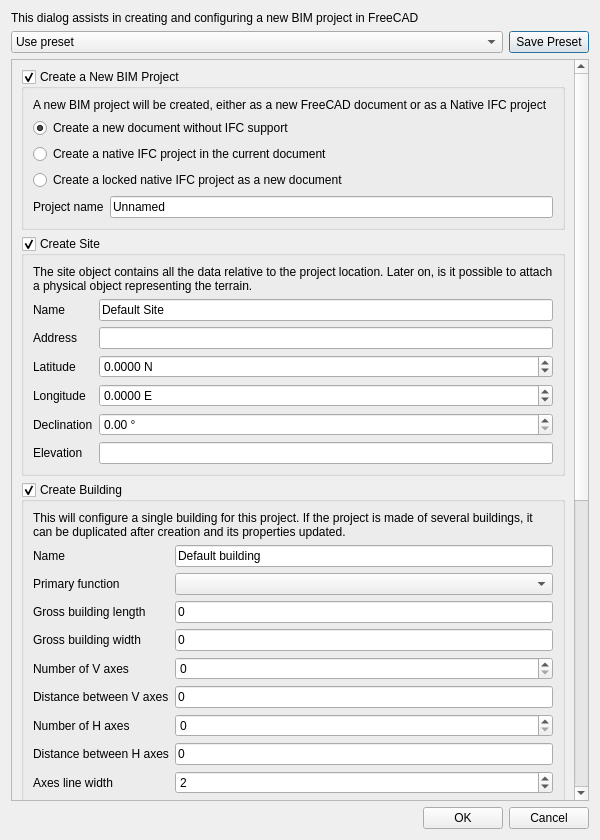
<?xml version="1.0" encoding="UTF-8"?>
<ui version="4.0">
 <class>Dialog</class>
 <widget class="QDialog" name="Dialog">
  <property name="geometry">
   <rect>
    <x>0</x>
    <y>0</y>
    <width>600</width>
    <height>840</height>
   </rect>
  </property>
  <property name="windowTitle">
   <string>BIM Project Setup</string>
  </property>
  <layout class="QVBoxLayout" name="verticalLayout">
   <item>
    <widget class="QLabel" name="label">
     <property name="text">
      <string>This dialog assists in creating and configuring a new BIM project in FreeCAD</string>
     </property>
     <property name="wordWrap">
      <bool>true</bool>
     </property>
    </widget>
   </item>
   <item>
    <layout class="QHBoxLayout" name="horizontalLayout_4">
     <item>
      <widget class="QComboBox" name="presets">
       <property name="sizePolicy">
        <sizepolicy hsizetype="MinimumExpanding" vsizetype="Fixed">
         <horstretch>0</horstretch>
         <verstretch>0</verstretch>
        </sizepolicy>
       </property>
       <property name="toolTip">
        <string>Fill this dialog with preset values</string>
       </property>
       <item>
        <property name="text">
         <string>Use preset</string>
        </property>
       </item>
      </widget>
     </item>
     <item>
      <widget class="QPushButton" name="buttonSave">
       <property name="sizePolicy">
        <sizepolicy hsizetype="Minimum" vsizetype="Fixed">
         <horstretch>0</horstretch>
         <verstretch>0</verstretch>
        </sizepolicy>
       </property>
       <property name="toolTip">
        <string>The settings below can be saved as a preset. Presets are stored as .txt files in the local FreeCAD user folder</string>
       </property>
       <property name="text">
        <string>Save Preset</string>
       </property>
       <property name="icon">
        <iconset theme="gtk-save">
         <normaloff>../../../../../../../.designer/backup</normaloff>../../../../../../../.designer/backup</iconset>
       </property>
      </widget>
     </item>
    </layout>
   </item>
   <item>
    <widget class="QScrollArea" name="scrollArea">
     <property name="widgetResizable">
      <bool>true</bool>
     </property>
     <widget class="QWidget" name="scrollAreaWidgetContents">
      <property name="geometry">
       <rect>
        <x>0</x>
        <y>-1041</y>
        <width>428</width>
        <height>1740</height>
       </rect>
      </property>
      <layout class="QVBoxLayout" name="verticalLayout_2">
       <item>
        <widget class="QGroupBox" name="groupNewProject">
         <property name="toolTip">
          <string>Creates a new BIM project</string>
         </property>
         <property name="title">
          <string>Create a New BIM Project</string>
         </property>
         <property name="checkable">
          <bool>true</bool>
         </property>
         <property name="checked">
          <bool>true</bool>
         </property>
         <layout class="QVBoxLayout" name="verticalLayout_4">
          <item>
           <widget class="QLabel" name="label_8">
            <property name="text">
             <string>A new BIM project will be created, either as a new FreeCAD document or as a Native IFC project</string>
            </property>
            <property name="wordWrap">
             <bool>true</bool>
            </property>
           </widget>
          </item>
          <item>
           <layout class="QVBoxLayout" name="verticalLayout_8">
            <item>
             <widget class="QRadioButton" name="radioNative1">
              <property name="toolTip">
               <string>This will create a new FreeCAD document for the construction of a BIM model, but initially with no specific IFC structure. This is the most flexible option when starting working on a BIM project. This project can be converted to IFC anytime later.</string>
              </property>
              <property name="text">
               <string>Create a new document without IFC support</string>
              </property>
              <property name="checked">
               <bool>true</bool>
              </property>
             </widget>
            </item>
            <item>
             <widget class="QRadioButton" name="radioNative2">
              <property name="toolTip">
               <string>This will create an IFC project. All the BIM objects added to the IFC project will immediately become IFC objects. This is less flexible, but helps to strictly adhere to the IFC standard.</string>
              </property>
              <property name="text">
               <string>Create a native IFC project in the current document</string>
              </property>
              <property name="checked">
               <bool>false</bool>
              </property>
             </widget>
            </item>
            <item>
             <widget class="QRadioButton" name="radioNative3">
              <property name="toolTip">
               <string>The new IFC project will be created as a new FreeCAD document. In that mode, the IFC project is the FreeCAD document, anything created in that document becomes part of the IFC project. This is extremely restrictive as no non-IFC object can be added to the document.</string>
              </property>
              <property name="text">
               <string>Create a locked native IFC project as a new document</string>
              </property>
             </widget>
            </item>
           </layout>
          </item>
          <item>
           <layout class="QHBoxLayout" name="horizontalLayout_5">
            <item>
             <widget class="QLabel" name="label_18">
              <property name="text">
               <string>Project name</string>
              </property>
             </widget>
            </item>
            <item>
             <widget class="QLineEdit" name="projectName">
              <property name="toolTip">
               <string>A name for this BIM or IFC project</string>
              </property>
              <property name="text">
               <string>Unnamed</string>
              </property>
             </widget>
            </item>
           </layout>
          </item>
         </layout>
        </widget>
       </item>
       <item>
        <widget class="QGroupBox" name="groupSite">
         <property name="toolTip">
          <string>Create a new site</string>
         </property>
         <property name="title">
          <string>Create Site</string>
         </property>
         <property name="flat">
          <bool>false</bool>
         </property>
         <property name="checkable">
          <bool>true</bool>
         </property>
         <layout class="QVBoxLayout" name="verticalLayout_3">
          <item>
           <widget class="QLabel" name="label_19">
            <property name="text">
             <string>The site object contains all the data relative to the project location. Later on, is it possible to attach a physical object representing the terrain.</string>
            </property>
            <property name="wordWrap">
             <bool>true</bool>
            </property>
           </widget>
          </item>
          <item>
           <layout class="QGridLayout" name="gridLayout">
            <item row="3" column="1">
             <widget class="QDoubleSpinBox" name="siteLongitude">
              <property name="toolTip">
               <string>The east longitude of this site</string>
              </property>
              <property name="suffix">
               <string> E</string>
              </property>
              <property name="decimals">
               <number>4</number>
              </property>
              <property name="minimum">
               <double>-180.000000000000000</double>
              </property>
              <property name="maximum">
               <double>180.000000000000000</double>
              </property>
             </widget>
            </item>
            <item row="6" column="0">
             <widget class="QLabel" name="label_6">
              <property name="text">
               <string>Elevation</string>
              </property>
             </widget>
            </item>
            <item row="5" column="0">
             <widget class="QLabel" name="label_5">
              <property name="text">
               <string>Declination</string>
              </property>
             </widget>
            </item>
            <item row="0" column="1">
             <widget class="QLineEdit" name="siteName">
              <property name="toolTip">
               <string>A name for this site</string>
              </property>
              <property name="text">
               <string>Default Site</string>
              </property>
             </widget>
            </item>
            <item row="0" column="0">
             <widget class="QLabel" name="label_7">
              <property name="text">
               <string>Name</string>
              </property>
             </widget>
            </item>
            <item row="5" column="1">
             <widget class="QDoubleSpinBox" name="siteDeviation">
              <property name="toolTip">
               <string>The difference between the up direction of this site and the true north direction</string>
              </property>
              <property name="suffix">
               <string> °</string>
              </property>
              <property name="maximum">
               <double>359.990000000000009</double>
              </property>
             </widget>
            </item>
            <item row="3" column="0">
             <widget class="QLabel" name="label_3">
              <property name="text">
               <string>Longitude</string>
              </property>
             </widget>
            </item>
            <item row="6" column="1">
             <widget class="Gui::InputField" name="siteElevation">
              <property name="toolTip">
               <string>The elevation of this site</string>
              </property>
              <property name="unit" stdset="0">
               <string notr="true"/>
              </property>
             </widget>
            </item>
            <item row="1" column="1">
             <widget class="QLineEdit" name="siteAddress">
              <property name="toolTip">
               <string>The physical (postal) address of this site</string>
              </property>
             </widget>
            </item>
            <item row="1" column="0">
             <widget class="QLabel" name="label_2">
              <property name="text">
               <string>Address</string>
              </property>
             </widget>
            </item>
            <item row="2" column="0">
             <widget class="QLabel" name="label_4">
              <property name="text">
               <string>Latitude</string>
              </property>
             </widget>
            </item>
            <item row="2" column="1">
             <widget class="QDoubleSpinBox" name="siteLatitude">
              <property name="toolTip">
               <string>The north latitude of this site</string>
              </property>
              <property name="suffix">
               <string> N</string>
              </property>
              <property name="decimals">
               <number>4</number>
              </property>
              <property name="minimum">
               <double>-90.000000000000000</double>
              </property>
              <property name="maximum">
               <double>90.000000000000000</double>
              </property>
             </widget>
            </item>
           </layout>
          </item>
         </layout>
        </widget>
       </item>
       <item>
        <widget class="QGroupBox" name="groupBuilding">
         <property name="toolTip">
          <string>Creates a new building</string>
         </property>
         <property name="title">
          <string>Create Building</string>
         </property>
         <property name="checkable">
          <bool>true</bool>
         </property>
         <layout class="QVBoxLayout" name="verticalLayout_5">
          <item>
           <widget class="QLabel" name="label_15">
            <property name="text">
             <string>This will configure a single building for this project. If the project is made of several buildings, it can be duplicated after creation and its properties updated.</string>
            </property>
            <property name="wordWrap">
             <bool>true</bool>
            </property>
           </widget>
          </item>
          <item>
           <layout class="QGridLayout" name="gridLayout_4">
            <item row="4" column="0">
             <widget class="QLabel" name="label_24">
              <property name="text">
               <string>Gross building length</string>
              </property>
             </widget>
            </item>
            <item row="5" column="0">
             <widget class="QLabel" name="label_25">
              <property name="text">
               <string>Gross building width</string>
              </property>
             </widget>
            </item>
            <item row="0" column="0">
             <widget class="QLabel" name="label_16">
              <property name="text">
               <string>Name</string>
              </property>
             </widget>
            </item>
            <item row="0" column="1">
             <widget class="QLineEdit" name="buildingName">
              <property name="text">
               <string>Default building</string>
              </property>
             </widget>
            </item>
            <item row="9" column="0">
             <widget class="QLabel" name="label_17">
              <property name="text">
               <string>Number of H axes</string>
              </property>
             </widget>
            </item>
            <item row="10" column="0">
             <widget class="QLabel" name="label_26">
              <property name="text">
               <string>Distance between H axes</string>
              </property>
             </widget>
            </item>
            <item row="7" column="0">
             <widget class="QLabel" name="label_27">
              <property name="text">
               <string>Number of V axes</string>
              </property>
             </widget>
            </item>
            <item row="3" column="1">
             <widget class="QComboBox" name="buildingUse">
              <property name="maximumSize">
               <size>
                <width>16777215</width>
                <height>16777215</height>
               </size>
              </property>
              <property name="toolTip">
               <string>The primary function of this building</string>
              </property>
              <property name="minimumContentsLength">
               <number>0</number>
              </property>
             </widget>
            </item>
            <item row="8" column="0">
             <widget class="QLabel" name="label_28">
              <property name="text">
               <string>Distance between V axes</string>
              </property>
              <property name="wordWrap">
               <bool>false</bool>
              </property>
             </widget>
            </item>
            <item row="7" column="1">
             <widget class="QSpinBox" name="countVAxes">
              <property name="toolTip">
               <string>Number of vertical axes</string>
              </property>
              <property name="value">
               <number>0</number>
              </property>
             </widget>
            </item>
            <item row="3" column="0">
             <widget class="QLabel" name="label_29">
              <property name="text">
               <string>Primary function</string>
              </property>
             </widget>
            </item>
            <item row="9" column="1">
             <widget class="QSpinBox" name="countHAxes">
              <property name="toolTip">
               <string>Number of horizontal axes</string>
              </property>
              <property name="value">
               <number>0</number>
              </property>
             </widget>
            </item>
            <item row="5" column="1">
             <widget class="Gui::InputField" name="buildingWidth">
              <property name="toolTip">
               <string>An estimate building width. Keep the value as 0 to not specify this now.</string>
              </property>
              <property name="text">
               <string>0</string>
              </property>
              <property name="unit" stdset="0">
               <string notr="true"/>
              </property>
             </widget>
            </item>
            <item row="13" column="1">
             <widget class="QSpinBox" name="lineWidth">
              <property name="toolTip">
               <string>The line width of axes</string>
              </property>
              <property name="value">
               <number>2</number>
              </property>
             </widget>
            </item>
            <item row="8" column="1">
             <widget class="Gui::InputField" name="distVAxes">
              <property name="toolTip">
               <string>Distance between vertical axes</string>
              </property>
              <property name="text">
               <string>0</string>
              </property>
              <property name="unit" stdset="0">
               <string notr="true"/>
              </property>
             </widget>
            </item>
            <item row="4" column="1">
             <widget class="Gui::InputField" name="buildingLength">
              <property name="toolTip">
               <string>An estimate building length. Keep the value as 0 to not specify this now.</string>
              </property>
              <property name="text">
               <string>0</string>
              </property>
              <property name="unit" stdset="0">
               <string notr="true"/>
              </property>
             </widget>
            </item>
            <item row="10" column="1">
             <widget class="Gui::InputField" name="distHAxes">
              <property name="toolTip">
               <string>Distance between horizontal axes</string>
              </property>
              <property name="text">
               <string>0</string>
              </property>
              <property name="unit" stdset="0">
               <string notr="true"/>
              </property>
             </widget>
            </item>
            <item row="13" column="0">
             <widget class="QLabel" name="label_30">
              <property name="text">
               <string>Axes line width</string>
              </property>
             </widget>
            </item>
            <item row="14" column="1">
             <widget class="Gui::ColorButton" name="lineColor">
              <property name="toolTip">
               <string>The color of axes</string>
              </property>
              <property name="color">
               <color>
                <red>33</red>
                <green>38</green>
                <blue>94</blue>
               </color>
              </property>
             </widget>
            </item>
            <item row="14" column="0">
             <widget class="QLabel" name="label_31">
              <property name="text">
               <string>Axes color</string>
              </property>
             </widget>
            </item>
           </layout>
          </item>
         </layout>
        </widget>
       </item>
       <item>
        <widget class="QGroupBox" name="addHumanFigure">
         <property name="toolTip">
          <string>Add a human figure to the document</string>
         </property>
         <property name="title">
          <string>Add Human Figure</string>
         </property>
         <property name="checkable">
          <bool>true</bool>
         </property>
         <layout class="QVBoxLayout" name="verticalLayout_7">
          <item>
           <widget class="QLabel" name="label_10">
            <property name="text">
             <string>A human figure will be added to the document, which helps give a sense of scale</string>
            </property>
            <property name="wordWrap">
             <bool>true</bool>
            </property>
           </widget>
          </item>
         </layout>
        </widget>
       </item>
       <item>
        <widget class="QGroupBox" name="groupBox">
         <property name="title">
          <string>Levels</string>
         </property>
         <layout class="QVBoxLayout" name="verticalLayout_6">
          <item>
           <widget class="QLabel" name="label_9">
            <property name="text">
             <string>BIM projects are typically organized into levels that represent the different storeys of a building. Although it is not mandatory to work with levels in FreeCAD, the default levels can be set here.</string>
            </property>
            <property name="wordWrap">
             <bool>true</bool>
            </property>
           </widget>
          </item>
          <item>
           <layout class="QGridLayout" name="gridLayout_5">
            <item row="0" column="1">
             <widget class="QSpinBox" name="countLevels">
              <property name="toolTip">
               <string>The number of levels to create</string>
              </property>
              <property name="singleStep">
               <number>1</number>
              </property>
              <property name="value">
               <number>0</number>
              </property>
             </widget>
            </item>
            <item row="1" column="0">
             <widget class="QLabel" name="label_32">
              <property name="text">
               <string>Level height</string>
              </property>
             </widget>
            </item>
            <item row="1" column="1">
             <widget class="Gui::InputField" name="levelHeight">
              <property name="toolTip">
               <string>The vertical distance between each level</string>
              </property>
              <property name="text">
               <string>0</string>
              </property>
              <property name="unit" stdset="0">
               <string notr="true"/>
              </property>
             </widget>
            </item>
            <item row="0" column="0">
             <widget class="QLabel" name="label_33">
              <property name="text">
               <string>Number of levels</string>
              </property>
             </widget>
            </item>
           </layout>
          </item>
          <item>
           <widget class="QLabel" name="label_34">
            <property name="text">
             <string>Default groups to be added to each level. Default groups such as walls and windows are useful to organize the different building elements inside a level.</string>
            </property>
            <property name="wordWrap">
             <bool>true</bool>
            </property>
           </widget>
          </item>
          <item>
           <widget class="QListWidget" name="groupsList">
            <property name="toolTip">
             <string>A list of groups to add under each level</string>
            </property>
            <property name="dragEnabled">
             <bool>true</bool>
            </property>
            <property name="dragDropMode">
             <enum>QAbstractItemView::InternalMove</enum>
            </property>
            <property name="defaultDropAction">
             <enum>Qt::MoveAction</enum>
            </property>
           </widget>
          </item>
          <item>
           <layout class="QHBoxLayout" name="horizontalLayout">
            <item>
             <widget class="QPushButton" name="buttonAdd">
              <property name="toolTip">
               <string>Add New Group</string>
              </property>
              <property name="text">
               <string>Add</string>
              </property>
              <property name="icon">
               <iconset theme="add">
                <normaloff>../../../../../../../.designer/backup</normaloff>../../../../../../../.designer/backup</iconset>
              </property>
             </widget>
            </item>
            <item>
             <widget class="QPushButton" name="buttonDel">
              <property name="toolTip">
               <string>Delete a selected group</string>
              </property>
              <property name="text">
               <string>Delete</string>
              </property>
              <property name="icon">
               <iconset theme="remove">
                <normaloff>../../../../../../../.designer/backup</normaloff>../../../../../../../.designer/backup</iconset>
              </property>
             </widget>
            </item>
           </layout>
          </item>
         </layout>
        </widget>
       </item>
      </layout>
     </widget>
    </widget>
   </item>
   <item>
    <layout class="QHBoxLayout" name="horizontalLayout_2">
     <item>
      <spacer name="horizontalSpacer">
       <property name="orientation">
        <enum>Qt::Horizontal</enum>
       </property>
       <property name="sizeHint" stdset="0">
        <size>
         <width>40</width>
         <height>20</height>
        </size>
       </property>
      </spacer>
     </item>
     <item>
      <widget class="QPushButton" name="buttonOK">
       <property name="toolTip">
        <string>Accept the values of this form</string>
       </property>
       <property name="text">
        <string>OK</string>
       </property>
       <property name="icon">
        <iconset theme="gtk-ok">
         <normaloff>../../../../../../../.designer/backup</normaloff>../../../../../../../.designer/backup</iconset>
       </property>
      </widget>
     </item>
     <item>
      <widget class="QPushButton" name="buttonCancel">
       <property name="toolTip">
        <string>Cancel</string>
       </property>
       <property name="text">
        <string>Cancel</string>
       </property>
       <property name="icon">
        <iconset theme="gtk-cancel">
         <normaloff>../../../../../../../.designer/backup</normaloff>../../../../../../../.designer/backup</iconset>
       </property>
      </widget>
     </item>
    </layout>
   </item>
  </layout>
 </widget>
 <customwidgets>
  <customwidget>
   <class>Gui::InputField</class>
   <extends>QLineEdit</extends>
   <header>Gui/InputField.h</header>
  </customwidget>
  <customwidget>
   <class>Gui::ColorButton</class>
   <extends>QPushButton</extends>
   <header>Gui/Widgets.h</header>
  </customwidget>
 </customwidgets>
 <resources/>
 <connections/>
</ui>
